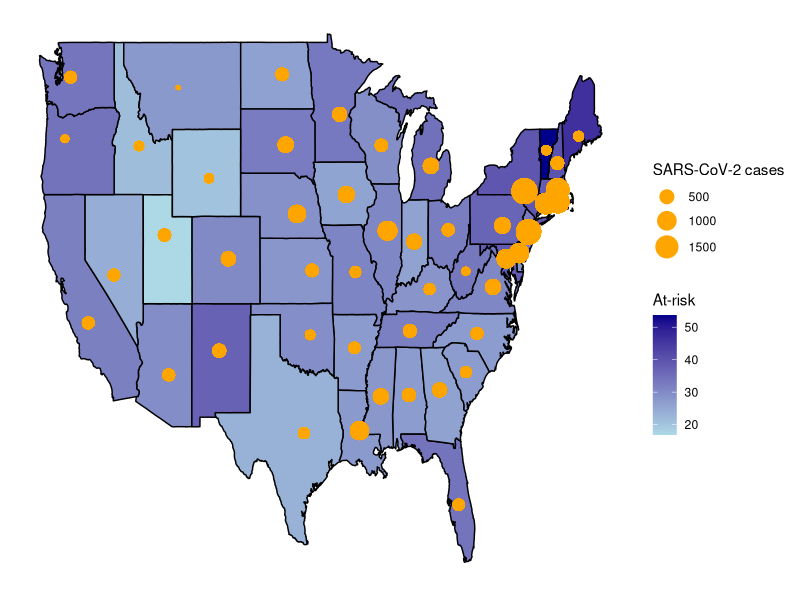
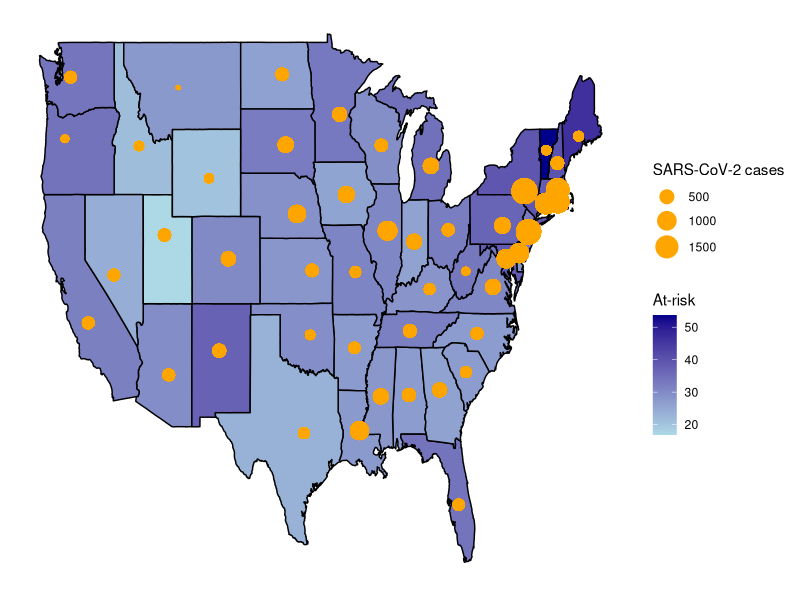

These figures' R source, in order:
#####SETUP#####
suppressPackageStartupMessages(library("readr"))
suppressPackageStartupMessages(library("dplyr"))
suppressPackageStartupMessages(library("ggplot2"))
suppressPackageStartupMessages(library("maps"))

#####INPUT#####
pcare <- read_csv("state-data.csv")
covid <- read_csv("covid-cases.csv")
projected <- read_csv("ihme-projection.csv")

#####PROCESS#####
# pcare:
#   - add column for # of physicians over 60 per 100K population
#   IGNORE FOR NOW- only select states that can be plotted (remove DC, PR)
pcare <- pcare %>%
  mutate(Risk = Number * Over60 / 100) #%>%
  #filter(!(state %in% c("DC", "PR")))

# covid:
#   - only select date column that will actually be used
#   IGNORE FOR NOW- rename Long_ to long (contains longitude)
#   IGNORE FOR NOW- rename Lat to lat (contains latitude)
#   - remove rows w/ zero cases (won't be plotted anyway, won't cause logarithm issues)
#   IGNORE FOR NOW- remove rows not in continental United States
#   IGNORE FOR NOW- take logarithm to make bubbles more aesthetically pleasing
#   - group by state to prepare for summary
#   - get the total cases per state
covid <- covid %>%
  select(region, `6/4/2020`) %>%
  #rename(long = Long_) %>%
  #rename(lat = Lat) %>%
  filter(`6/4/2020` > 0) %>%
  #filter(lat > 25 & lat < 50 & long > -130 & long < -65) %>%
  #mutate(LogCases = log10(`6/4/2020`)) %>%
  group_by(`region`) %>%
  summarise(state_cases = sum(`6/4/2020`))

# projected:
#   - summarise (sum) by state for projected cases as of 1-Oct-2020
projected <- projected %>%
  group_by(region) %>%
  summarise(Projected = sum(est_infections_mean))

# join pcare & covid then standardize cases to per 100K population, then only select relevant columns
#   then add projected cases then standardize to per 100K population, then only select relevant columns
pcare <- pcare %>%
  left_join(covid) %>%
  mutate(Current = state_cases / TotalPop * 100000) %>%
  left_join(projected) %>%
  mutate(Projection = Projected / TotalPop * 100000) %>%
  select(region, state, Number, Risk,
         Current, Projection, Long, Lat) %>%
  mutate(Remaining = Number - Risk,
         curr_conc = Current / Remaining,
         proj_conc = Projection / Remaining)

# LOOK AT DATA HERE BEFORE NON-CONTINENTAL STATES ARE REMOVED

# prepare map data
pcare <- filter(pcare, !(region %in% c("puerto rico",
                                       "district of columbia",
                                       "alaska",
                                       "hawaii")))
states_pleth <- map_data("state")
state_data <- left_join(states_pleth, pcare, by = "region")

#####VISUALIZE & SAVE#####
## bubble map of 50 U.S. states
ggplot(data = state_data) +
  # map w/ states colored by # `physicians over 60` per 100K population
  geom_polygon(aes(x = long, y = lat, group = group, fill = Risk),
               color = "black") +
  scale_fill_gradient("At-risk", low = "lightblue", high = "darkblue") +
  # bubbles w/ log(COVID cases)
  geom_point(aes(x = Long, y = Lat, size = Current),
             color = "orange") +
  scale_size_continuous("SARS-CoV-2 cases", range = c(1, 8)) +
  #scale_size_continuous("# cases",
  #                      range = c(0, 1.15),
  #                      labels = c("1-9", "10-99", "100-999",
  #                                 "1,000-9,999", "10,000-99,999",
  #                                 ">100,000")) +
  # remove elements we don't need
  theme(axis.title = element_blank(),
        axis.text = element_blank(),
        axis.ticks = element_blank(),
        panel.grid = element_blank(),
        panel.background = element_blank())

# save bubble chloropleth
ggsave(filename = "BubbleMap.png",
       width = 8, height = 4)
